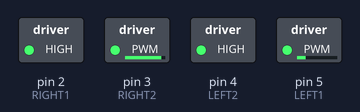
Recording of a sketch running on a simulated Arduino Uno, built with avr-gcc and run on an emulated ATmega328P. Parts: switched loads named in the sketch (green lamp = pin HIGH).

Above: at 0.1 s.
Timing chart, 0 to 1.6 s (numbered marks = the images above):
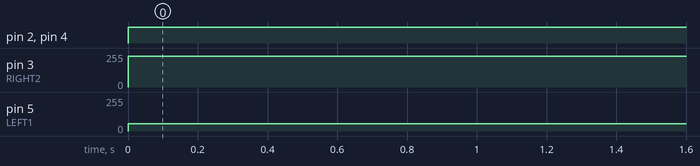

The sketch:

pwm.ino
```cpp
// #define LEFT1 2
// #define LEFT2 3
// #define RIGHT2 4
// #define RIGHT1 5

// #define LEFT1 4  //  LEFT1, RIGHT1 yellow wire
// #define LEFT2 5  //  LEFT2, RIGHT2 yellow wire
// #define RIGHT1 2 //  LEFT1, RIGHT1 green wire
// #define RIGHT2 3 //  LEFT2, RIGHT2 green wire

#define RIGHT1 2  //  AIN1, BIN1 yellow wire
#define RIGHT2 3  //  AIN2, BIN2 yellow wire
#define LEFT2 4 //  AIN2, BIN2 green wire
#define LEFT1 5 //  AIN1, BIN1 green wire


#include <math.h>
#include <Arduino.h>

// pwm=7.58e^(7.89E-3*rpm) with screw left wheel
// max rpm = 420
// ()(449,255)
//
// pwm=8.33e^(7.55E-3*rpm) without screw
// max rpm = 437
//--------------------------------------

float rpm_to_pwm_left(float rpm){
  return 7.58 * exp(7.89E-3 * rpm); // return pwm
}

float rpm_to_pwm_right(float rpm){
  return 8.33 * exp(7.55E-3 * rpm); // return pwm
}


void setup() {
  // put your setup code here, to run once:
    pinMode(LEFT1, OUTPUT);
    pinMode(LEFT2, OUTPUT);
    pinMode(RIGHT1, OUTPUT);
    pinMode(RIGHT2, OUTPUT);

}

// foward fast decay

void forward(int pwm1, int pwm2){
  analogWrite(LEFT1, pwm1);
  digitalWrite(LEFT2, LOW);
  analogWrite(RIGHT1, pwm2);
  digitalWrite(RIGHT2, LOW);
}


// reverse fast decay
void backward(int pwm1, int pwm2) {
    digitalWrite(LEFT1, LOW);
    analogWrite(LEFT2, pwm1);
    digitalWrite(RIGHT1, LOW);
    analogWrite(RIGHT2, pwm2);
}

//left forward, right backward
// A left, B right
void lfw_rbw(int pwm1, int pwm2){

  // Right motor forward
  analogWrite(LEFT1, pwm1);
  digitalWrite(LEFT2, LOW);

  analogWrite(RIGHT2, pwm2);
  digitalWrite(RIGHT1, LOW);


}

//right foward, left backward
void rfw_lbw(int pwm1, int pwm2){
  analogWrite(LEFT2, pwm1);
  digitalWrite(LEFT1, LOW);

  analogWrite(RIGHT1, pwm2);
  digitalWrite(RIGHT2, LOW);
}

  // slow decay
void backward_slow(int pwm1, int pwm2){
  pwm1 = map(abs(pwm1),0,255,250,0);
  pwm2 = map(abs(pwm2),0,255,250,0);
  analogWrite(LEFT2, pwm1);
  digitalWrite(LEFT1, HIGH);

  analogWrite(RIGHT2, pwm2);
  digitalWrite(RIGHT1, HIGH);
}

void forward_slow(int pwm1, int pwm2) {
  pwm1 = map(abs(pwm1),0,255,250,0);
  pwm2 = map(abs(pwm2),0,255,250,0);
  digitalWrite(LEFT2, HIGH);
  analogWrite(LEFT1, pwm1);

  digitalWrite(RIGHT2, HIGH);
  analogWrite(RIGHT1, pwm2);
}

void lfw_rbw_slow(int pwm1, int pwm2){

    // Right motor forward

    pwm1 = map(abs(pwm1),0,255,250,0);
    pwm2 = map(abs(pwm2),0,255,250,0);

  digitalWrite(LEFT2, HIGH);
  analogWrite(LEFT1, pwm1);

    analogWrite(RIGHT2, pwm2);
    digitalWrite(RIGHT1, HIGH);


  }

  //right foward, left backward
  void rfw_lbw_slow(int pwm1, int pwm2){
    pwm1 = map(abs(pwm1),0,255,250,0);
    pwm2 = map(abs(pwm2),0,255,250,0);


    analogWrite(LEFT2, pwm1);
    digitalWrite(LEFT1, HIGH);

    digitalWrite(RIGHT2, HIGH);
    analogWrite(RIGHT1, pwm2);

  }


void loop() {

  int leftpwm = 200; // Example PWM value for left motor
  int rightpwm = 20; // Example PWM value for right motor

  lfw_rbw_slow(leftpwm, rightpwm);

  delay(10);


}
```

Measured:
- by itself, pin 2 (RIGHT1), pin 4 (LEFT2): LOW → HIGH at 0.00 s
- by itself, pin 3 (RIGHT2): 0/255 → 231/255 at 0.00 s
- by itself, pin 5 (LEFT1): 0/255 → 54/255 at 0.00 s
